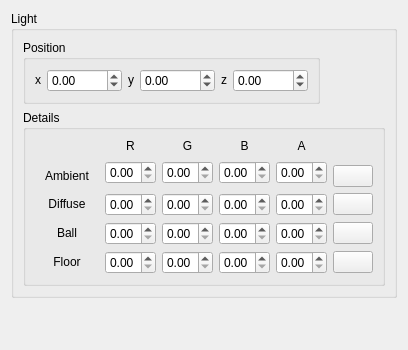
        <widget class="QWidget" name="tab_2">
         <attribute name="title">
          <string>Light</string>
         </attribute>
         <layout class="QVBoxLayout" name="verticalLayout_3">
          <item>
           <widget class="QGroupBox" name="lightBox">
            <property name="title">
             <string>Light</string>
            </property>
            <layout class="QVBoxLayout" name="verticalLayout" stretch="1,5">
             <property name="sizeConstraint">
              <enum>QLayout::SetMinAndMaxSize</enum>
             </property>
             <item>
              <widget class="QGroupBox" name="groupBox">
               <property name="title">
                <string>Position</string>
               </property>
               <layout class="QHBoxLayout" name="horizontalLayout_3">
                <property name="sizeConstraint">
                 <enum>QLayout::SetFixedSize</enum>
                </property>
                <item>
                 <widget class="QLabel" name="label_30">
                  <property name="text">
                   <string>&lt;center&gt;x&lt;/center&gt;</string>
                  </property>
                 </widget>
                </item>
                <item>
                 <widget class="QDoubleSpinBox" name="lightPosXBox">
                  <property name="minimum">
                   <double>-2000.000000000000000</double>
                  </property>
                  <property name="maximum">
                   <double>2000.000000000000000</double>
                  </property>
                  <property name="singleStep">
                   <double>10.000000000000000</double>
                  </property>
                 </widget>
                </item>
                <item>
                 <widget class="QLabel" name="label_31">
                  <property name="text">
                   <string>&lt;center&gt;y&lt;/center&gt;</string>
                  </property>
                 </widget>
                </item>
                <item>
                 <widget class="QDoubleSpinBox" name="lightPosYBox">
                  <property name="minimum">
                   <double>-2000.000000000000000</double>
                  </property>
                  <property name="maximum">
                   <double>2000.000000000000000</double>
                  </property>
                  <property name="singleStep">
                   <double>10.000000000000000</double>
                  </property>
                 </widget>
                </item>
                <item>
                 <widget class="QLabel" name="label_32">
                  <property name="text">
                   <string>&lt;center&gt;z&lt;/center&gt;</string>
                  </property>
                 </widget>
                </item>
                <item>
                 <widget class="QDoubleSpinBox" name="lightPosZBox">
                  <property name="minimum">
                   <double>-2000.000000000000000</double>
                  </property>
                  <property name="maximum">
                   <double>2000.000000000000000</double>
                  </property>
                  <property name="singleStep">
                   <double>10.000000000000000</double>
                  </property>
                 </widget>
                </item>
               </layout>
              </widget>
             </item>
             <item>
              <widget class="QGroupBox" name="groupBox_2">
               <property name="title">
                <string>Details</string>
               </property>
               <layout class="QGridLayout" name="gridLayout_9">
                <property name="sizeConstraint">
                 <enum>QLayout::SetFixedSize</enum>
                </property>
                <item row="0" column="0" rowspan="2">
                 <spacer name="horizontalSpacer_3">
                  <property name="orientation">
                   <enum>Qt::Horizontal</enum>
                  </property>
                  <property name="sizeHint" stdset="0">
                   <size>
                    <width>64</width>
                    <height>20</height>
                   </size>
                  </property>
                 </spacer>
                </item>
                <item row="0" column="1">
                 <widget class="QLabel" name="label_13">
                  <property name="text">
                   <string>&lt;center&gt;R&lt;/center&gt;</string>
                  </property>
                  <property name="buddy">
                   <cstring>lightAmbientRBox</cstring>
                  </property>
                 </widget>
                </item>
                <item row="0" column="2">
                 <widget class="QLabel" name="label_14">
                  <property name="text">
                   <string>&lt;center&gt;G&lt;/center&gt;</string>
                  </property>
                  <property name="buddy">
                   <cstring>lightAmbientGBox</cstring>
                  </property>
                 </widget>
                </item>
                <item row="0" column="3">
                 <widget class="QLabel" name="label_15">
                  <property name="text">
                   <string>&lt;center&gt;B&lt;/center&gt;</string>
                  </property>
                  <property name="buddy">
                   <cstring>lightAmbientBBox</cstring>
                  </property>
                 </widget>
                </item>
                <item row="0" column="4">
                 <widget class="QLabel" name="label_16">
                  <property name="text">
                   <string>&lt;center&gt;A&lt;/center&gt;</string>
                  </property>
                  <property name="buddy">
                   <cstring>lightAmbientABox</cstring>
                  </property>
                 </widget>
                </item>
                <item row="1" column="1" rowspan="2">
                 <widget class="QDoubleSpinBox" name="lightAmbientRBox">
                  <property name="maximum">
                   <double>1.000000000000000</double>
                  </property>
                  <property name="singleStep">
                   <double>0.100000000000000</double>
                  </property>
                 </widget>
                </item>
                <item row="1" column="2" rowspan="2">
                 <widget class="QDoubleSpinBox" name="lightAmbientGBox">
                  <property name="maximum">
                   <double>1.000000000000000</double>
                  </property>
                  <property name="singleStep">
                   <double>0.100000000000000</double>
                  </property>
                 </widget>
                </item>
                <item row="1" column="3" rowspan="2">
                 <widget class="QDoubleSpinBox" name="lightAmbientBBox">
                  <property name="maximum">
                   <double>1.000000000000000</double>
                  </property>
                  <property name="singleStep">
                   <double>0.100000000000000</double>
                  </property>
                 </widget>
                </item>
                <item row="1" column="4" rowspan="2">
                 <widget class="QDoubleSpinBox" name="lightAmbientABox">
                  <property name="maximum">
                   <double>1.000000000000000</double>
                  </property>
                  <property name="singleStep">
                   <double>0.100000000000000</double>
                  </property>
                 </widget>
                </item>
                <item row="2" column="0">
                 <widget class="QLabel" name="label_21">
                  <property name="text">
                   <string>&lt;center&gt;Ambient&lt;/center&gt;</string>
                  </property>
                  <property name="buddy">
                   <cstring>lightAmbientRBox</cstring>
                  </property>
                 </widget>
                </item>
                <item row="3" column="0">
                 <widget class="QLabel" name="label_22">
                  <property name="text">
                   <string>&lt;center&gt;Diffuse&lt;/center&gt;</string>
                  </property>
                  <property name="buddy">
                   <cstring>lightDiffuseRBox</cstring>
                  </property>
                 </widget>
                </item>
                <item row="3" column="1">
                 <widget class="QDoubleSpinBox" name="lightDiffuseRBox">
                  <property name="maximum">
                   <double>1.000000000000000</double>
                  </property>
                  <property name="singleStep">
                   <double>0.100000000000000</double>
                  </property>
                 </widget>
                </item>
                <item row="3" column="2">
                 <widget class="QDoubleSpinBox" name="lightDiffuseGBox">
                  <property name="maximum">
                   <double>1.000000000000000</double>
                  </property>
                  <property name="singleStep">
                   <double>0.100000000000000</double>
                  </property>
                 </widget>
                </item>
                <item row="3" column="3">
                 <widget class="QDoubleSpinBox" name="lightDiffuseBBox">
                  <property name="maximum">
                   <double>1.000000000000000</double>
                  </property>
                  <property name="singleStep">
                   <double>0.100000000000000</double>
                  </property>
                 </widget>
                </item>
                <item row="3" column="4">
                 <widget class="QDoubleSpinBox" name="lightDiffuseABox">
                  <property name="maximum">
                   <double>1.000000000000000</double>
                  </property>
                  <property name="singleStep">
                   <double>0.100000000000000</double>
                  </property>
                 </widget>
                </item>
                <item row="4" column="0">
                 <widget class="QLabel" name="label_23">
                  <property name="text">
                   <string>&lt;center&gt;Ball&lt;/center&gt;</string>
                  </property>
                  <property name="buddy">
                   <cstring>ballLightRBox</cstring>
                  </property>
                 </widget>
                </item>
                <item row="4" column="1">
                 <widget class="QDoubleSpinBox" name="ballLightRBox">
                  <property name="maximum">
                   <double>1.000000000000000</double>
                  </property>
                  <property name="singleStep">
                   <double>0.100000000000000</double>
                  </property>
                 </widget>
                </item>
                <item row="4" column="2">
                 <widget class="QDoubleSpinBox" name="ballLightGBox">
                  <property name="maximum">
                   <double>1.000000000000000</double>
                  </property>
                  <property name="singleStep">
                   <double>0.100000000000000</double>
                  </property>
                 </widget>
                </item>
                <item row="4" column="3">
                 <widget class="QDoubleSpinBox" name="ballLightBBox">
                  <property name="maximum">
                   <double>1.000000000000000</double>
                  </property>
                  <property name="singleStep">
                   <double>0.100000000000000</double>
                  </property>
                 </widget>
                </item>
                <item row="4" column="4">
                 <widget class="QDoubleSpinBox" name="ballLightABox">
                  <property name="maximum">
                   <double>1.000000000000000</double>
                  </property>
                  <property name="singleStep">
                   <double>0.100000000000000</double>
                  </property>
                 </widget>
                </item>
                <item row="5" column="0">
                 <widget class="QLabel" name="label_39">
                  <property name="text">
                   <string>&lt;center&gt;Floor&lt;/center&gt;</string>
                  </property>
                 </widget>
                </item>
                <item row="5" column="1">
                 <widget class="QDoubleSpinBox" name="floorLightRBox">
                  <property name="maximum">
                   <double>1.000000000000000</double>
                  </property>
                  <property name="singleStep">
                   <double>0.100000000000000</double>
                  </property>
                 </widget>
                </item>
                <item row="5" column="2">
                 <widget class="QDoubleSpinBox" name="floorLightGBox">
                  <property name="maximum">
                   <double>1.000000000000000</double>
                  </property>
                  <property name="singleStep">
                   <double>0.100000000000000</double>
                  </property>
                 </widget>
                </item>
                <item row="5" column="3">
                 <widget class="QDoubleSpinBox" name="floorLightBBox">
                  <property name="maximum">
                   <double>1.000000000000000</double>
                  </property>
                  <property name="singleStep">
                   <double>0.100000000000000</double>
                  </property>
                 </widget>
                </item>
                <item row="5" column="4">
                 <widget class="QDoubleSpinBox" name="floorLightABox">
                  <property name="maximum">
                   <double>1.000000000000000</double>
                  </property>
                  <property name="singleStep">
                   <double>0.100000000000000</double>
                  </property>
                 </widget>
                </item>
                <item row="2" column="5">
                 <widget class="QPushButton" name="ambientColorButton">
                  <property name="text">
                   <string/>
                  </property>
                 </widget>
                </item>
                <item row="3" column="5">
                 <widget class="QPushButton" name="diffuseColorButton">
                  <property name="text">
                   <string/>
                  </property>
                 </widget>
                </item>
                <item row="5" column="5">
                 <widget class="QPushButton" name="floorColorButton">
                  <property name="text">
                   <string/>
                  </property>
                 </widget>
                </item>
                <item row="4" column="5">
                 <widget class="QPushButton" name="ballColorButton">
                  <property name="text">
                   <string/>
                  </property>
                 </widget>
                </item>
               </layout>
              </widget>
             </item>
            </layout>
           </widget>
          </item>
          <item>
           <spacer name="verticalSpacer_4">
            <property name="orientation">
             <enum>Qt::Vertical</enum>
            </property>
            <property name="sizeHint" stdset="0">
             <size>
              <width>20</width>
              <height>41</height>
             </size>
            </property>
           </spacer>
          </item>
         </layout>
        </widget>
